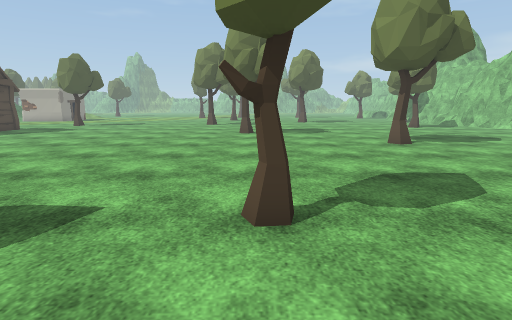
view 1 (above)

16 first-person views from a walk through a 3-D level made in the Unity game engine. The camera is 1.4 m above the floor, tilts 10° down and sees 80° across. The floor is counted in squares, 1 m on a side. Each view is taken from the middle of a square. On the plan, view 1 faces up. The plan holds only what a view shows up to about 14 squares ahead; the rest is blank. The place goes on beyond the plan. The player character is not drawn. Some animated figures are left out. Some surface patterns are stand-ins.

view 2
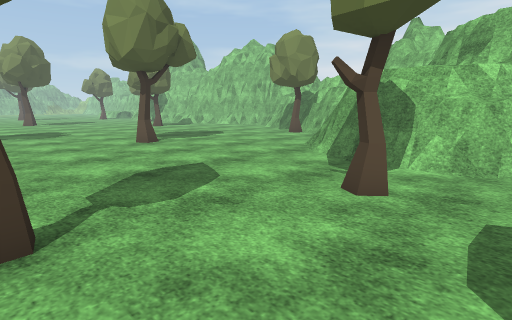

view 3
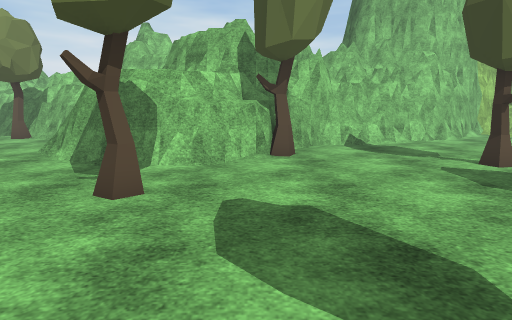

view 4
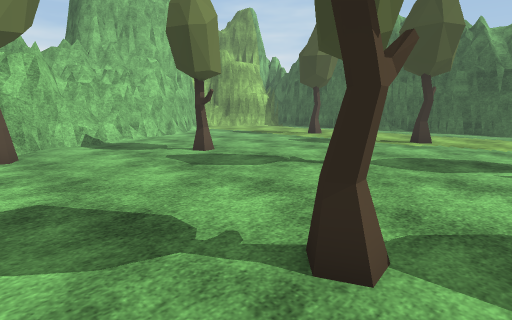

view 5
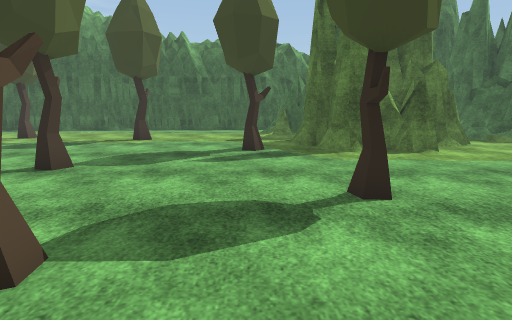

view 6
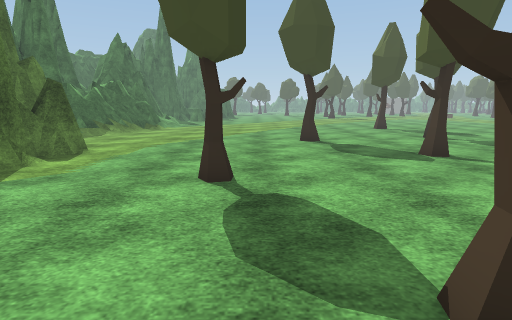

view 7
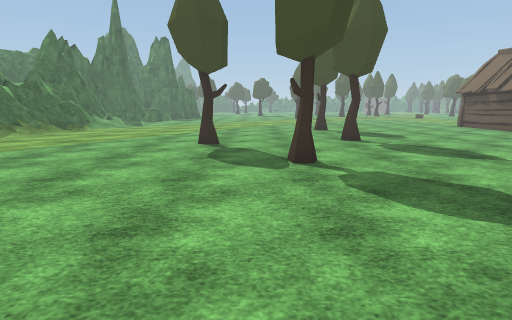

view 8
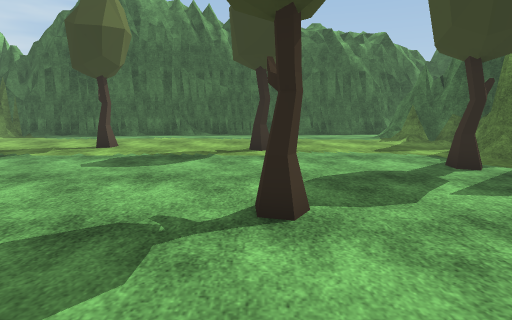

view 9
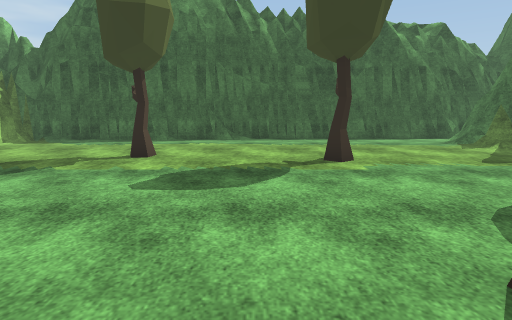

view 10
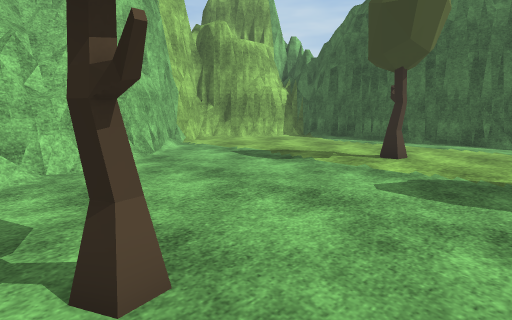

view 11
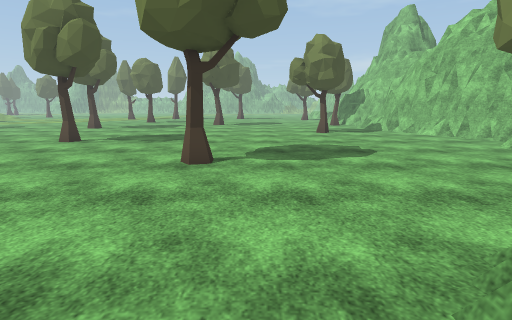

view 12
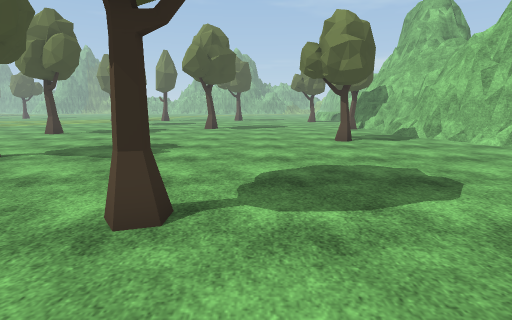

view 13
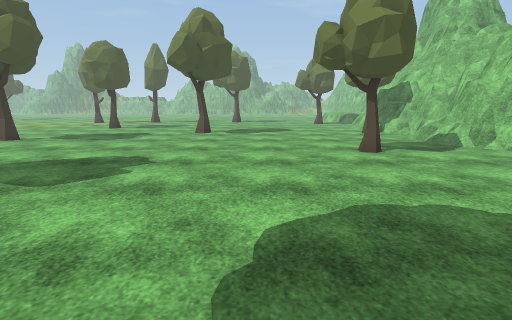

view 14
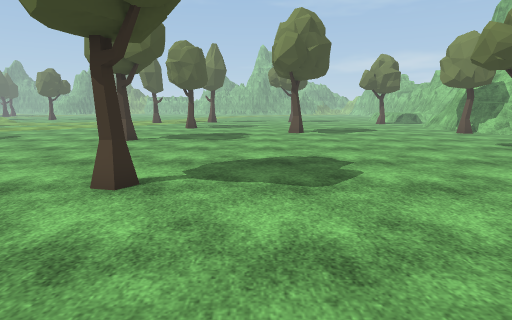

view 15
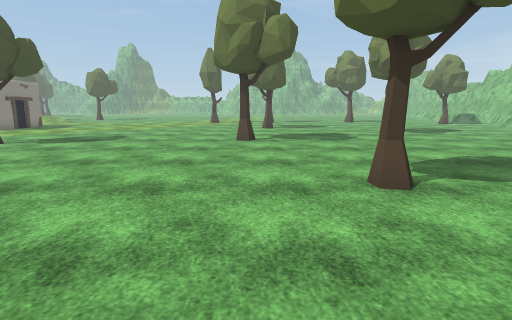

view 16
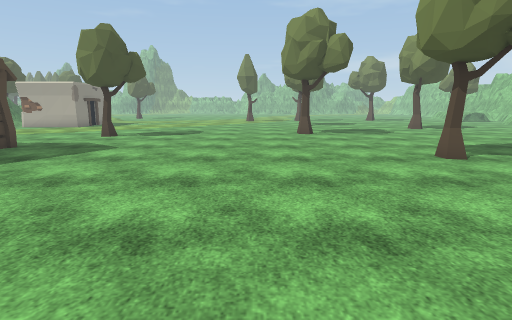

### Floor plan
Key: @ floor where view 1 was taken; # wall or solid block; . floor; / step, stairs or slope; = window, fence, low wall or low ledge; ^ raised ledge; T tree.
Columns run from 13 left of view 1 to 16 right of it. Each row starts with its distance up from view 1.
 25 ...........................=##
 24 .........TT................^#
 23 T..........................^#
 22 T...........................#
 21 ........................T...##
 20 ........................T....#
 19 .............................#
 18 .............................#
 17 ............TT................
 16 .............T................
 15  ............................=
 14   ...........................
 13   ..........................
 12    ...............TT........
 11 ..  .......................
 10 ... ......................T#
  9 ..........................=#
  8 ..........................##
  7 ........................=
  6 ......................#
  5 .....................##
  4  T...........T.......#
  3  ...................=#
  2  .................T.=#
  1 ......T...... .......###
  0 .............@.......###
 -1 ......................T##
 -2  .TT.........T..........#
 -3 .............T..........##
 -4 .........T..............=##
 -5 .........T...............##
 -6 ....................T....=#
 -7 ................T.........##
 -8 ..........................##
 -9 ...........................##
-10 ......###..T................##
-11 ....######...................#
-12  ..###  ##...................#
-13 ##.     #=......T.............
-14  #      #/...........T.......
-15         ##=.................
-16          #=.................
-17          ##.................#
-18          #.........##########
-19          ############

Where each view was taken, in squares from view 1:
view 1: 0 up, 0 right, facing up
view 2: 0 up, 0 right, facing up-right
view 3: 0 up, 0 right, facing right
view 4: 0 up, 1 left, facing down-right
view 5: 0 up, 2 left, facing down
view 6: 4 down, 2 right, facing left
view 7: 0 up, 1 right, facing left
view 8: 3 down, 3 right, facing down
view 9: 5 down, 5 right, facing down
view 10: 5 down, 5 right, facing down-right
view 11: 4 up, 7 right, facing up
view 12: 8 up, 7 right, facing up
view 13: 11 up, 7 right, facing up
view 14: 11 up, 2 right, facing up
view 15: 11 up, 3 left, facing up
view 16: 8 up, 6 left, facing up
